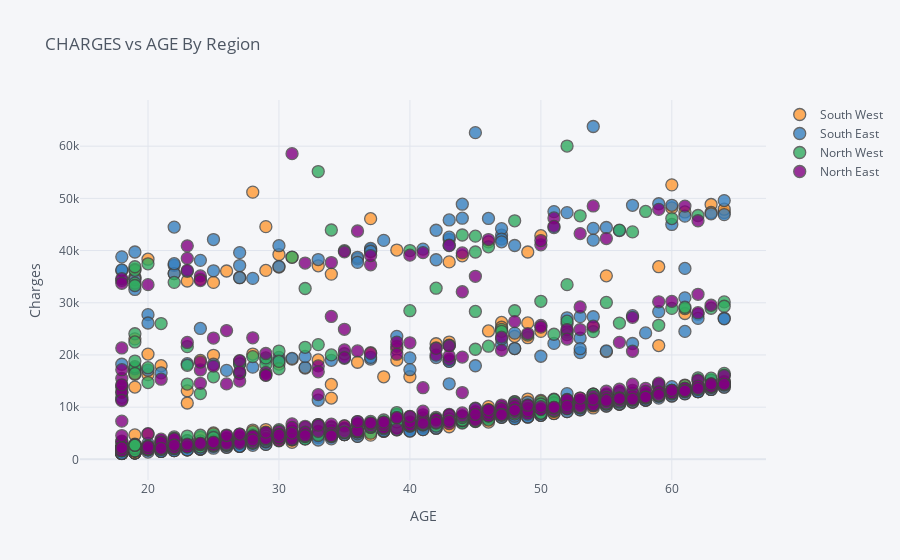

The notebook cell saved with this chart:
### Markdown cell above
##### Question 6: In every  region which age group have more charges?

### Code cell
df.iplot(kind = 'line',categories = 'Region',x = 'Age',y = 'Charges', xTitle = 'AGE', yTitle = 'Charges',title='CHARGES vs AGE By Region')

### Figure 1 — Plotly figure (JSON) as saved in the notebook; plotly's stock layout.template omitted (floating-point values rounded to 4 significant figures; data arrays with more than 128 entries replaced by an {"elided": "..."} marker saying what was removed)
{"data": [{"marker": {"color": "rgba(255, 153, 51, 1.0)", "line": {"width": 1.3}, "opacity": 0.8, "size": 12, "symbol": "circle"}, "mode": "markers", "name": "South West", "textfont": {"color": "#4D5663"}, "type": "scatter", "x": {"elided": "325 int values"}, "y": {"elided": "325 float values"}}, {"marker": {"color": "rgba(55, 128, 191, 1.0)", "line": {"width": 1.3}, "opacity": 0.8, "size": 12, "symbol": "circle"}, "mode": "markers", "name": "South East", "textfont": {"color": "#4D5663"}, "type": "scatter", "x": {"elided": "364 int values"}, "y": {"elided": "364 float values"}}, {"marker": {"color": "rgba(50, 171, 96, 1.0)", "line": {"width": 1.3}, "opacity": 0.8, "size": 12, "symbol": "circle"}, "mode": "markers", "name": "North West", "textfont": {"color": "#4D5663"}, "type": "scatter", "x": {"elided": "324 int values"}, "y": {"elided": "324 float values"}}, {"marker": {"color": "rgba(128, 0, 128, 1.0)", "line": {"width": 1.3}, "opacity": 0.8, "size": 12, "symbol": "circle"}, "mode": "markers", "name": "North East", "textfont": {"color": "#4D5663"}, "type": "scatter", "x": {"elided": "324 int values"}, "y": {"elided": "324 float values"}}], "layout": {"legend": {"bgcolor": "#F5F6F9", "font": {"color": "#4D5663"}}, "paper_bgcolor": "#F5F6F9", "plot_bgcolor": "#F5F6F9", "title": {"font": {"color": "#4D5663"}, "text": "CHARGES vs AGE By Region"}, "xaxis": {"gridcolor": "#E1E5ED", "showgrid": true, "tickfont": {"color": "#4D5663"}, "title": {"font": {"color": "#4D5663"}, "text": "AGE"}, "zerolinecolor": "#E1E5ED"}, "yaxis": {"gridcolor": "#E1E5ED", "showgrid": true, "tickfont": {"color": "#4D5663"}, "title": {"font": {"color": "#4D5663"}, "text": "Charges"}, "zerolinecolor": "#E1E5ED"}}}
